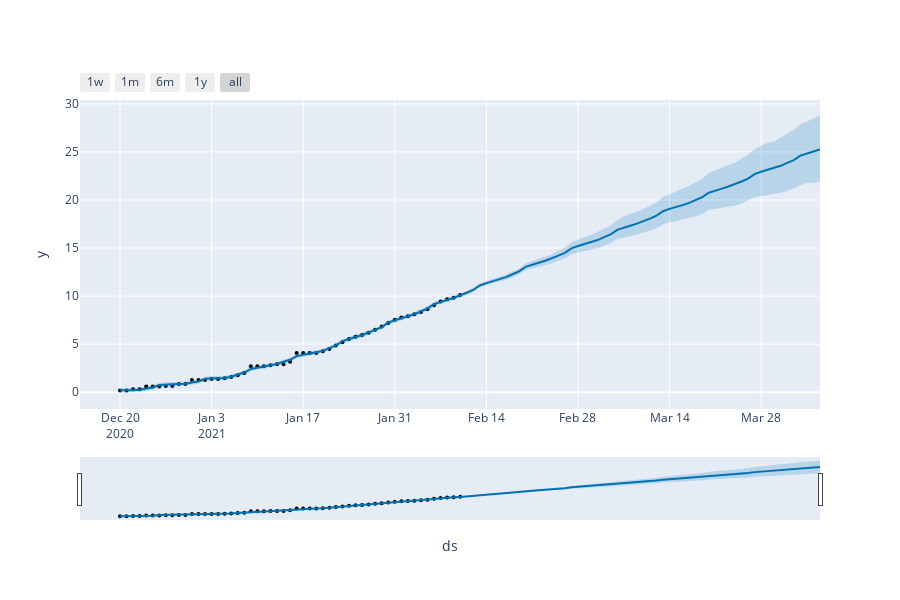

Notebook cell for this chart:
### Markdown cell above
United States may have 25% of the population vaccinated by April 5, according to the predictions below

### Code cell
fbprophet_predict_and_plot(data = data, 
                           region_column = 'country',
                           region = 'United States',
                           vaccination_metric = 'people_vaccinated_per_hundred',
                           future_days = 55,
                          )
